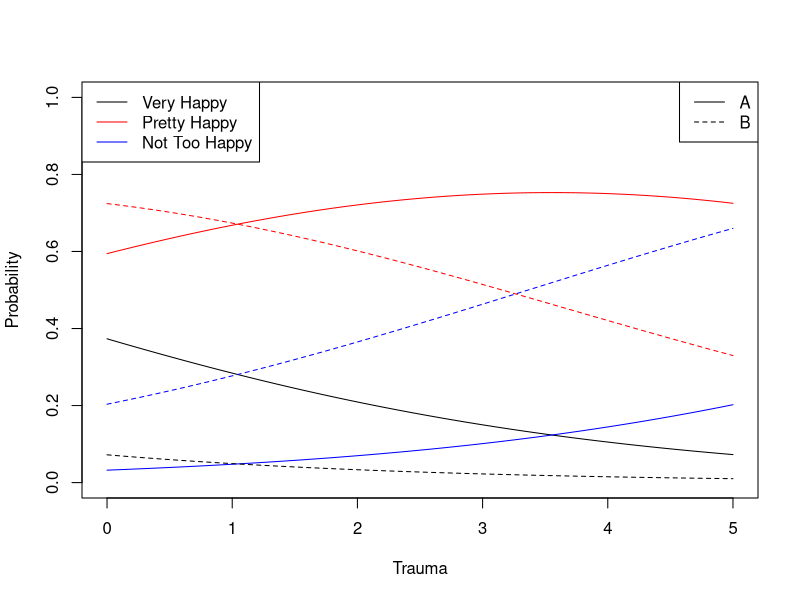

Reproduce this figure in R.
## ---- chunk 1
knitr::opts_chunk$set(echo = TRUE,tidy.opts=list(width.cutoff=40))
library(ggplot2)

mycols     = c("chartreuse3", "orangered", "deepskyblue3", "darkorchid1", "yellow")
dark_theme = theme(plot.background   = element_blank(), 
                   panel.background  = element_blank(),
                   #legend.background = element_blank(), legend.key = element_blank(),
                   axis.title.x      = element_text(size = 26, colour = "grey80",
                                                    margin=margin(10,0,0,0)),
                   axis.title.y      = element_text(size = 26, colour = "grey80",
                                                    margin=margin(0,20,0,0)),
                   axis.text         = element_text(size=18, color = "grey80"), 
                   text              = element_text(size=20),
                   axis.title        = element_text(size = 26),
                   legend.title      = element_text(size = 26, colour = "grey80"),
                   panel.border      = element_blank(),
                   panel.grid.major  = element_line(colour = "grey50"), 
                   panel.grid.minor  = element_line(colour = "grey30"))
## ---- chunk 2
happiness <- read.table("happiness.txt", header=TRUE)
## ---- chunk 3
colnames(happiness)[1] <- c("control")
## ---- chunk 4
head(happiness, 10)
## ---- chunk 5
library(VGAM)
mod <- vglm(happy ~ trauma + control, family=propodds(reverse=FALSE),
            data=happiness)
summary(mod)
## ---- chunk 6
pchisq(deviance(mod), df.residual(mod), lower = FALSE)
## ---- chunk 7
exp(2.036)

exp(2.036 + c(-1,1) * qnorm(0.975) * 0.691)
## ---- chunk 8
modred <- vglm(happy ~ trauma, family=propodds(reverse=FALSE),
               data=happiness)
llrts <- deviance(modred) - deviance(mod)
llrts.df <- df.residual(modred) - df.residual(mod)
llrts
llrts.df
1 - pchisq(llrts, llrts.df)
## ---- chunk 9
curve(predict(mod, data.frame(trauma=x,control=0), type="response")[,1],
      xlab="Trauma", ylab="Probability",
      xlim=range(happiness$trauma), ylim=c(0,1))
curve(predict(mod, data.frame(trauma=x,control=0), type="response")[,2],
      add=TRUE, col="red")
curve(predict(mod, data.frame(trauma=x,control=0), type="response")[,3],
      add=TRUE, col="blue")
curve(predict(mod, data.frame(trauma=x,control=1), type="response")[,1],
      add=TRUE, lty=2)
curve(predict(mod, data.frame(trauma=x,control=1), type="response")[,2],
      add=TRUE, col="red", lty=2)
curve(predict(mod, data.frame(trauma=x,control=1), type="response")[,3],
      add=TRUE, col="blue", lty=2)
legend("topright", c("A","B"), lty=1:2)
legend("topleft", c("Very Happy","Pretty Happy","Not Too Happy"), lty=1,
       col=c("black","red","blue"))
## ---- chunk 10
modnotprop <- vglm(happy ~ trauma + control, family=cumulative(parallel=FALSE),
                   data=happiness)
summary(modnotprop)
## ---- chunk 11
llrts <- deviance(mod) - deviance(modnotprop)
llrts.df <- df.residual(mod) - df.residual(modnotprop)
llrts
llrts.df
1 - pchisq(llrts, llrts.df)
## ---- chunk 12
mod.probit <- vglm(happy ~ trauma + control,
                   family=cumulative(link="probitlink",parallel=TRUE),
                   data=happiness)
summary(mod.probit)
